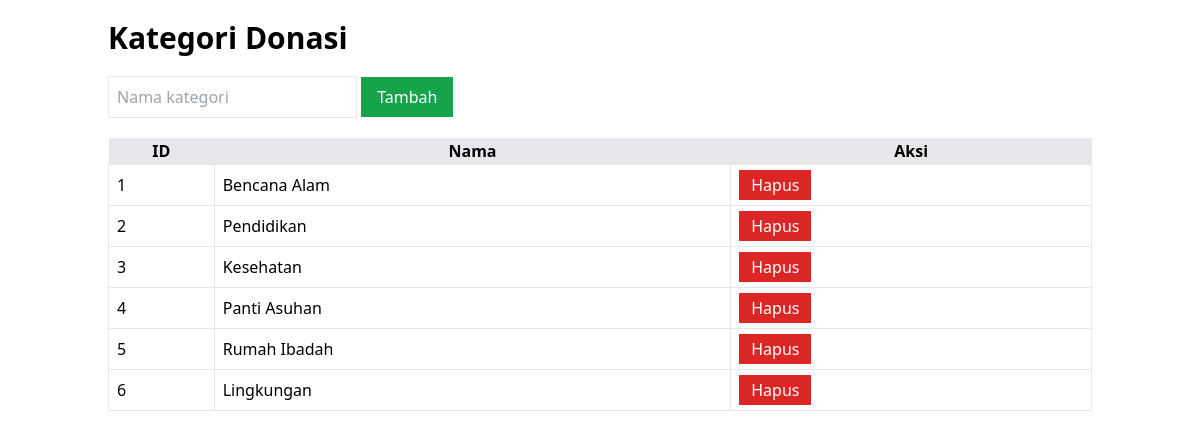
The page /admin/kategori.php on the database its author committed.
### tables this page shows
CREATE TABLE kategori (
id INT AUTO_INCREMENT PRIMARY KEY,
nama_kategori VARCHAR(100) NOT NULL
);

### admin/kategori.php (the view, shortened to what this page needs)
<?php
include "../config/koneksi.php";
$data = mysqli_query($conn,"
SELECT *
FROM kategori
");
?>
<!DOCTYPE html>
<html>
<head>
<script src="https://cdn.tailwindcss.com"></script>
</head>
<body>
<div class="container mx-auto p-5">
<h1 class="text-3xl font-bold mb-5">
Kategori Donasi
</h1>
<form method="POST">
<input
type="text"
name="nama"
placeholder="Nama kategori"
required
class="border p-2">
<button
name="simpan"
class="bg-green-600 text-white px-4 py-2">
Tambah
</button>
</form>
<table class="w-full mt-5 bg-white">
<tr class="bg-gray-200">
<th>ID</th>
<th>Nama</th>
<th>Aksi</th>
</tr>
<?php while($k=mysqli_fetch_assoc($data)){ ?>
<tr>
<td class="border p-2"><?= $k['id'] ?></td>
<td class="border p-2">
<?= $k['nama_kategori'] ?>
</td>
<td class="border p-2">
<a
href="hapus_kategori.php?id=<?= $k['id'] ?>"
class="bg-red-600 text-white px-3 py-1">
Hapus
</a>
</td>
</tr>
<?php } ?>
</table>
</div>
</body>
</html>

### rows shown on the page
kategori: id "1", nama_kategori "Bencana Alam"
kategori: id "2", nama_kategori "Pendidikan"
kategori: id "3", nama_kategori "Kesehatan"
kategori: id "4", nama_kategori "Panti Asuhan"
kategori: id "5", nama_kategori "Rumah Ibadah"
kategori: id "6", nama_kategori "Lingkungan"
